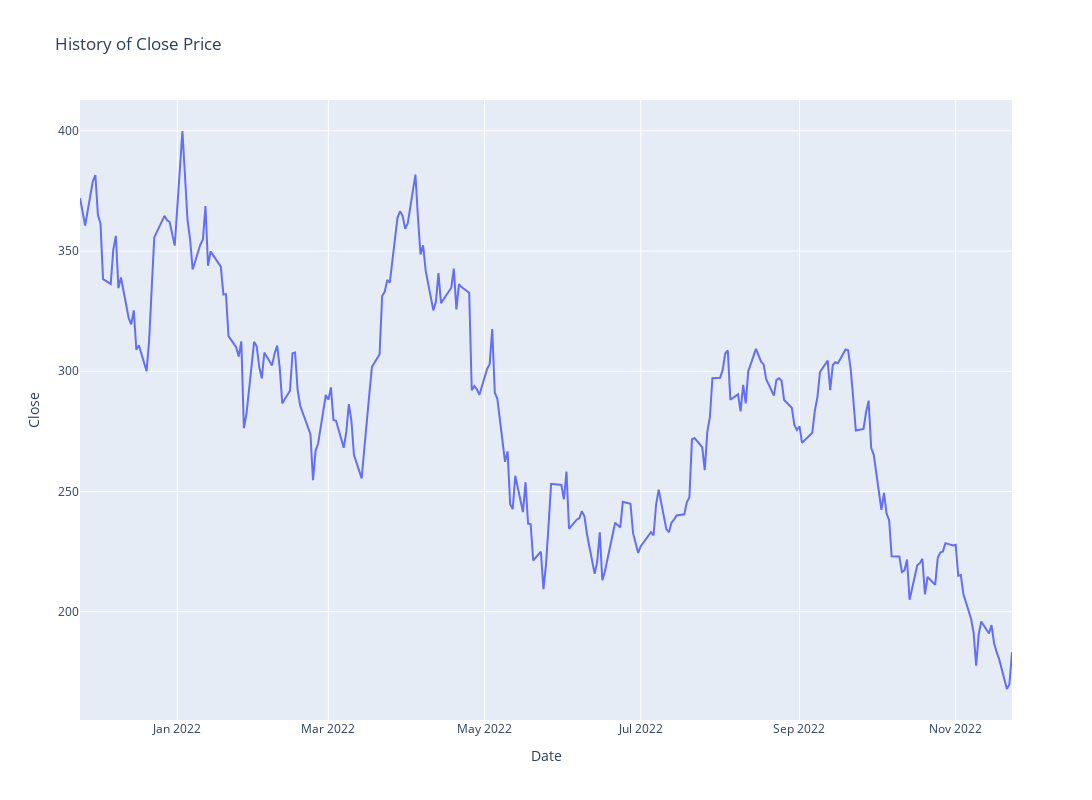

Here is the notebook cell this chart was saved with:
### Code cell
fig = px.line(dataset, x="Date", y="Close", title="History of Close Price") 
fig.update_layout(
    autosize=False,
    width=1400,
    height=800,)
fig.show(config={'displayModeBar': False})

### Figure 1 — Plotly figure (JSON) as saved in the notebook; plotly's stock layout.template omitted (floating-point values rounded to 4 significant figures; data arrays with more than 128 entries replaced by an {"elided": "..."} marker saying what was removed)
{"data": [{"hovertemplate": "Date=%{x}<br>Close=%{y}<extra></extra>", "legendgroup": "", "line": {"color": "#636efa", "dash": "solid"}, "marker": {"symbol": "circle"}, "mode": "lines", "name": "", "orientation": "v", "showlegend": false, "type": "scatter", "x": {"elided": "252 str values"}, "xaxis": "x", "y": {"elided": "252 float values"}, "yaxis": "y"}], "layout": {"autosize": false, "height": 800, "legend": {"tracegroupgap": 0}, "title": {"text": "History of Close Price"}, "width": 1400, "xaxis": {"anchor": "y", "domain": [0, 1], "title": {"text": "Date"}}, "yaxis": {"anchor": "x", "domain": [0, 1], "title": {"text": "Close"}}}}
